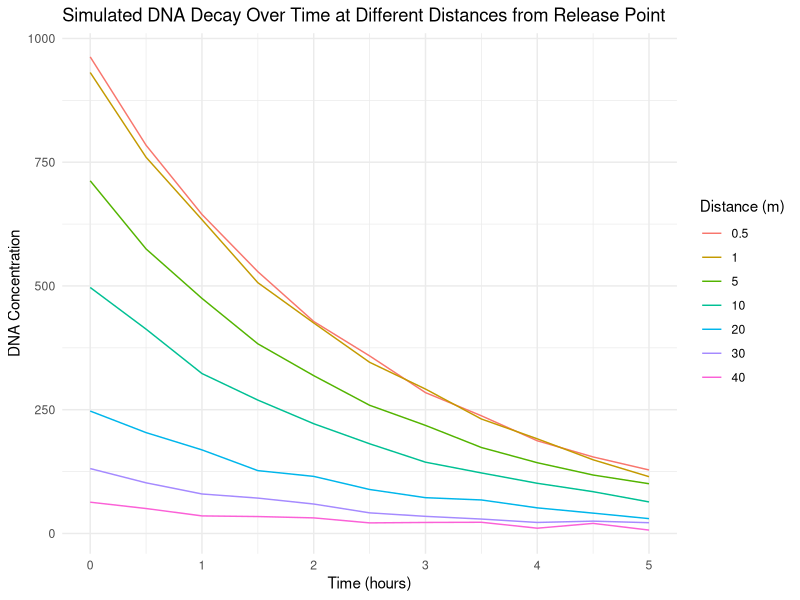
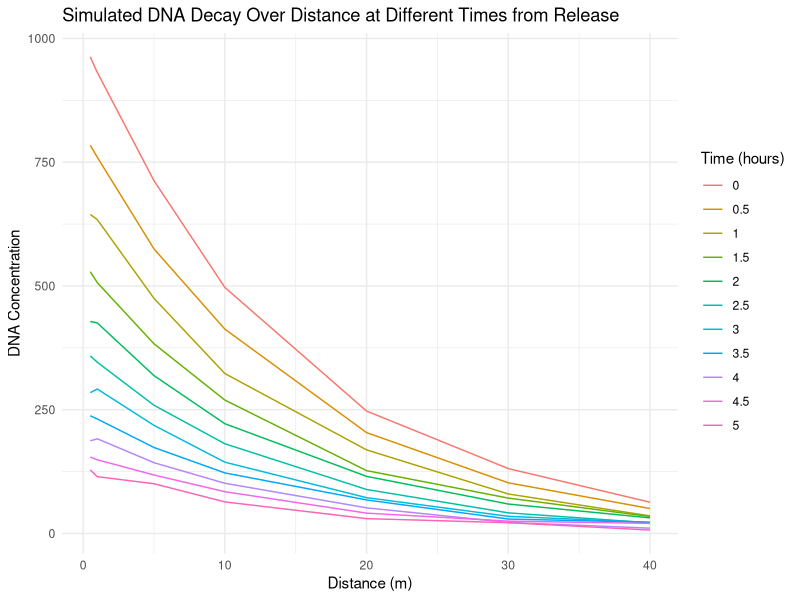

Generate these figures, in order, with R:

# Load necessary libraries
library(tidyverse)

# Parameters
set.seed(123)  # For reproducibility
initial_concentration <- 1000      # Initial DNA concentration at the release point
distances <- c(0.5, 1, 5, 10, 20, 30, 40)  # Sampling distances from the release point
times <- seq(0, 5, by = 0.5)       # Sampling times in hours
lambda_base <- 0.07                # Base spatial decay rate (distance decay)
mu_base <- 0.4                     # Base temporal decay rate (time decay)

# Function to calculate DNA concentration with decay
calculate_concentration <- function(d, t) {
  # Exponential decay model for DNA concentration
  concentration <- initial_concentration * exp(-lambda_base * d) * exp(-mu_base * t)
  return(concentration)
}

# Generate dataset
data <- expand.grid(Distance = distances, Time = times) %>%
  mutate(
    # Calculate DNA concentration using decay model
    DNA_Concentration = mapply(calculate_concentration, Distance, Time)
  )

# Add some random noise to simulate environmental variation
data$DNA_Concentration <- data$DNA_Concentration + rnorm(nrow(data), mean = 0, sd = 5)

# View the simulated data
head(data)

# Plotting DNA decay over time for each distance
ggplot(data, aes(x = Time, y = DNA_Concentration, color = as.factor(Distance))) +
  geom_line() +
  labs(title = "Simulated DNA Decay Over Time at Different Distances from Release Point",
       x = "Time (hours)", y = "DNA Concentration",
       color = "Distance (m)") +
  theme_minimal()

# Plotting DNA decay over distance for each time point
ggplot(data, aes(x = Distance, y = DNA_Concentration, color = as.factor(Time))) +
  geom_line() +
  labs(title = "Simulated DNA Decay Over Distance at Different Times from Release",
       x = "Distance (m)", y = "DNA Concentration",
       color = "Time (hours)") +
  theme_minimal()






